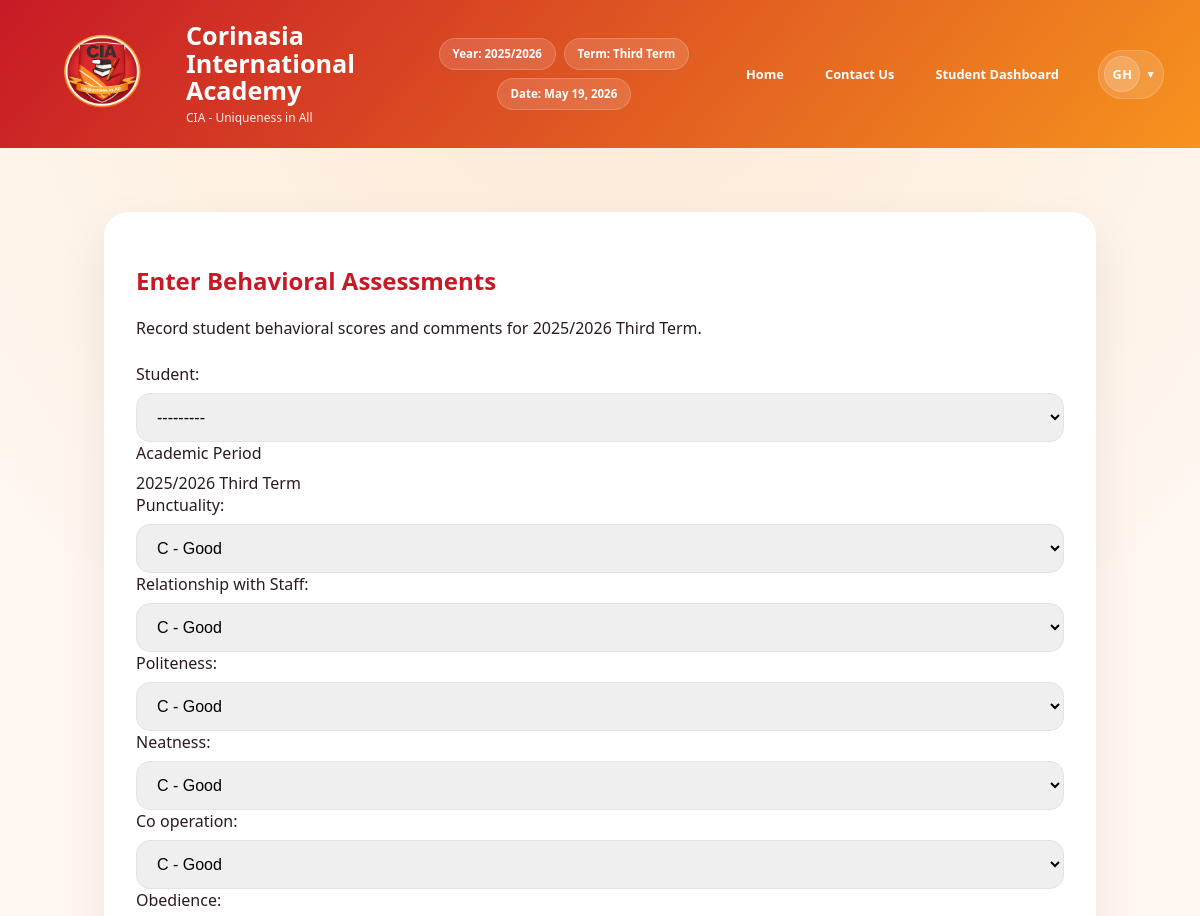
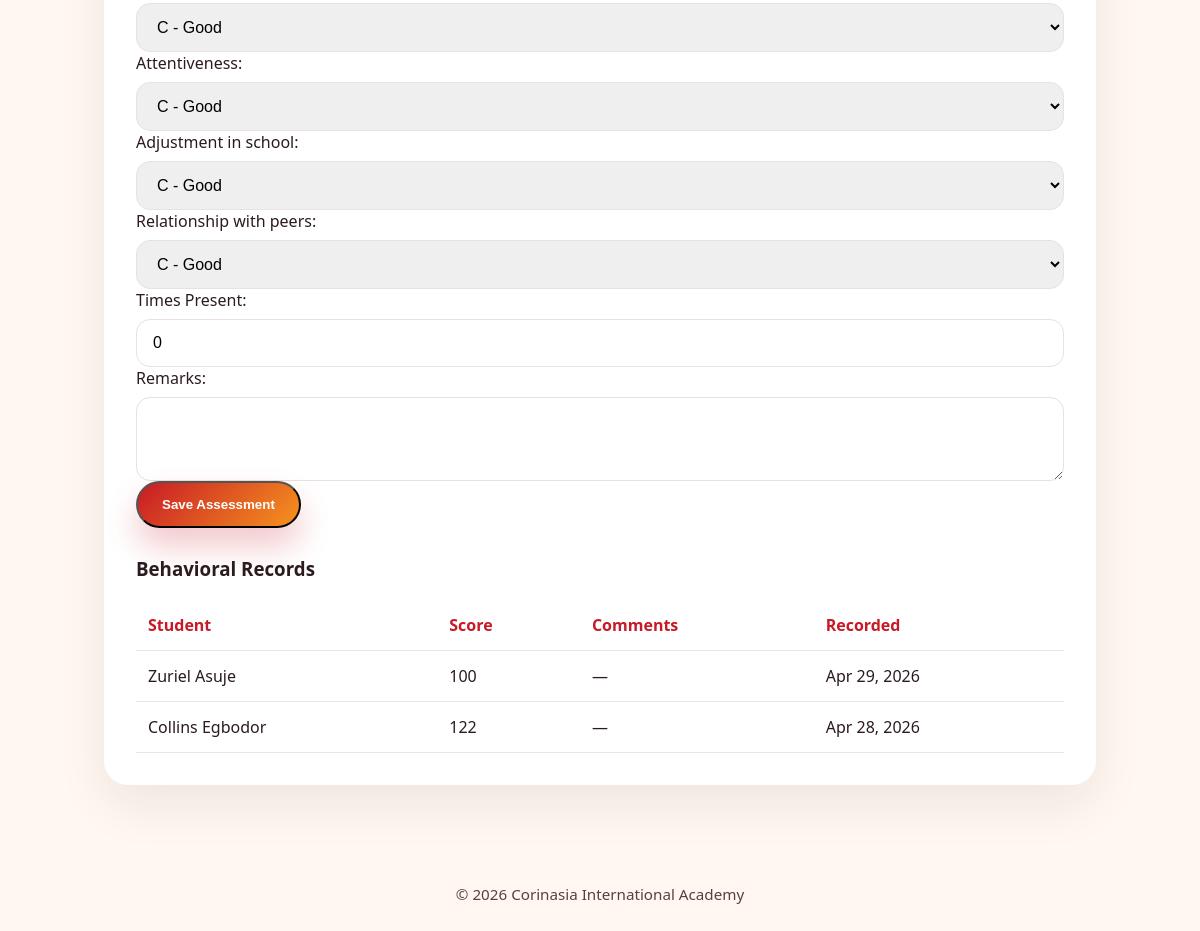
The app's page /teacher/enter-behavior/ (signed in) with its own data (2 pictures, top to bottom).
### grades/models.py (models this page shows, shortened)
class TermSetting(models.Model):
    current_academic_year = models.CharField(
        max_length=9,
        default=default_academic_year,
        validators=[validate_academic_year],
        help_text='Set the active academic year, e.g. 2025/2026'
    )
    current_term = models.CharField(
        max_length=20,
        choices=TERM_CHOICES,
        default='first_term',
        help_text='Set the currently active academic term for the portal'
    )
    updated_at = models.DateTimeField(auto_now=True)
    class Meta:
        verbose_name = 'Term Setting'
        verbose_name_plural = 'Term Settings'
    @classmethod
    def get_current_period(cls):
        term_setting = cls.objects.order_by('-updated_at').first()
        if term_setting:
            return term_setting.current_academic_year, term_setting.current_term
        return default_academic_year(), 'first_term'

class Student(models.Model):
    student_id = models.CharField(max_length=20, unique=True, db_index=True, help_text="Unique student ID")
    first_name = models.CharField(max_length=100)
    last_name = models.CharField(max_length=100)
    class_name = models.CharField(max_length=50, blank=True, null=True, help_text="Student's class (e.g., JSS1A, SS2B)")
    nationality = models.CharField(max_length=50, default='Nigeria')
    state_of_origin = models.CharField(max_length=50, blank=True, null=True)
    club_and_society = models.CharField(max_length=100, blank=True, null=True)
    sport_house = models.CharField(max_length=50, blank=True, null=True)
    date_of_birth = models.DateField(blank=True, null=True)
    enrollment_date = models.DateField(default=datetime.today)
    subjects = models.ManyToManyField('Subject', blank=True, related_name='students', help_text='Subjects the student is enrolled in for the current term')
    class Meta:
        ordering = ['last_name', 'first_name']
        verbose_name = "Student"
        verbose_name_plural = "Students"
        indexes = [
            models.Index(fields=['last_name', 'first_name']),
            models.Index(fields=['class_name']),
        ]
    def __str__(self):
        return f"{self.first_name} {self.last_name} ({self.student_id})"

class BehavioralGrade(models.Model):
    BEHAVIORAL_GRADES = [
        ('A', 'A - Excellent'),
        ('B', 'B - Very Good'),
        ('C', 'C - Good'),
        ('D', 'D - Satisfactory'),
        ('E', 'E - Needs Improvement'),
        ('F', 'F - Poor'),
    ]
    student = models.ForeignKey(Student, on_delete=models.CASCADE, related_name='behavioral_grades')
    academic_year = models.CharField(
        max_length=9,
        default=default_academic_year,
        validators=[validate_academic_year],
        help_text='Academic year for this behavioral assessment, e.g. 2025/2026'
    )
    term = models.CharField(
        max_length=20,
        choices=TERM_CHOICES,
        default='first_term',
        help_text="Academic term for the behavioral assessment"
    )
    punctuality = models.CharField(max_length=1, choices=BEHAVIORAL_GRADES, default='C')
    relationship_with_staff = models.CharField(verbose_name='Relationship with Staff', max_length=1, choices=BEHAVIORAL_GRADES, default='C')
    politeness = models.CharField(max_length=1, choices=BEHAVIORAL_GRADES, default='C')
    neatness = models.CharField(max_length=1, choices=BEHAVIORAL_GRADES, default='C')
    co_operation = models.CharField(max_length=1, choices=BEHAVIORAL_GRADES, default='C')
    obedience = models.CharField(max_length=1, choices=BEHAVIORAL_GRADES, default='C')
    attentiveness = models.CharField(max_length=1, choices=BEHAVIORAL_GRADES, default='C')
    adjustment_in_school = models.CharField(max_length=1, choices=BEHAVIORAL_GRADES, default='C')
    relationship_with_peers = models.CharField(max_length=1, choices=BEHAVIORAL_GRADES, default='C')
    times_present = models.PositiveIntegerField(verbose_name='Times Present', default=0, help_text="Number of times present during the term")
    date_recorded = models.DateTimeField(auto_now_add=True)
    last_updated = models.DateTimeField(auto_now=True)
    remarks = models.TextField(blank=True, null=True)
    class Meta:
        ordering = ['-academic_year', '-term', 'student']
        verbose_name = "Behavioral Grade"
        verbose_name_plural = "Behavioral Grades"
        unique_together = ['student', 'academic_year', 'term']
        indexes = [
            models.Index(fields=['student', 'academic_year', 'term']),
        ]

### grades/views.py (the view)
# urls.py: path('teacher/enter-behavior/', views.enter_behavioral_assessments, name='enter_behavioral_assessments'),
@login_required
@class_teacher_or_admin_required
def enter_behavioral_assessments(request):
    current_academic_year, current_term = _current_period()
    profile = getattr(request.user, 'profile', None)
    if request.method == 'POST':
        form = BehavioralGradeEntryForm(request.POST)
        if profile and profile.role == 'class_teacher' and profile.assigned_class:
            form.fields['student'].queryset = Student.objects.filter(class_name=profile.assigned_class)
        if form.is_valid():
            data = form.cleaned_data
            bg, created = BehavioralGrade.objects.update_or_create(
                student=data['student'],
                academic_year=current_academic_year,
                term=current_term,
                defaults={
                    'punctuality': data['punctuality'],
                    'relationship_with_staff': data['relationship_with_staff'],
                    'politeness': data['politeness'],
                    'neatness': data['neatness'],
                    'co_operation': data['co_operation'],
                    'obedience': data['obedience'],
                    'attentiveness': data['attentiveness'],
                    'adjustment_in_school': data['adjustment_in_school'],
                    'relationship_with_peers': data['relationship_with_peers'],
                    'times_present': data['times_present'],
                    'remarks': data['remarks'],
                }
            )
            try:
                Activity.objects.create(
                    actor=request.user,
                    action_type=Activity.ACTION_BEHAVIORAL_CREATED if created else Activity.ACTION_BEHAVIORAL_UPDATED,
                    target_student=bg.student,
                    description=f"{request.user.get_full_name() or request.user.username} {'created' if created else 'updated'} behavioral assessment for {bg.student} (term: {bg.term})",
                )
            except Exception:
                pass
            messages.success(request, 'Behavioral assessment saved successfully.')
            return redirect('enter_behavioral_assessments')
    else:
        form = BehavioralGradeEntryForm()
        if profile and profile.role == 'class_teacher' and profile.assigned_class:
            form.fields['student'].queryset = Student.objects.filter(class_name=profile.assigned_class)
    reports = BehavioralGrade.objects.filter(academic_year=current_academic_year, term=current_term).select_related('student').order_by('student__last_name')
    if profile and profile.role == 'class_teacher' and profile.assigned_class:
        reports = reports.filter(student__class_name=profile.assigned_class)
    return render(request, 'grades/enter_behavioral_assessments.html', {
        'form': form,
        'reports': reports,
        'current_term': current_term,
        'current_academic_year': current_academic_year,
        'current_term_display': _term_display(current_term),
    })

### grades/templates/grades/enter_behavioral_assessments.html (shortened to what this page needs)
{% extends 'grades/base.html' %}
{% block content %}
<div class="page-shell">
    <div class="dashboard-card">
        <h2>Enter Behavioral Assessments</h2>
        <p>Record student behavioral scores and comments for {{ current_academic_year }} {{ current_term_display }}.</p>
        <div class="teacher-form-card">
            <form method="post" novalidate>
                <div class="field-row">
                    {{ form.student.label_tag }}
                    {{ form.student }}
                </div>
                <div class="field-row">
                    <label>Academic Period</label>
                    <div>{{ current_academic_year }} {{ current_term_display }}</div>
                </div>
                <div class="field-row">
                    {{ form.punctuality.label_tag }}
                    {{ form.punctuality }}
                </div>
                <div class="field-row">
                    {{ form.relationship_with_staff.label_tag }}
                    {{ form.relationship_with_staff }}
                </div>
                <div class="field-row">
                    {{ form.politeness.label_tag }}
                    {{ form.politeness }}
                </div>
                <div class="field-row">
                    {{ form.neatness.label_tag }}
                    {{ form.neatness }}
                </div>
                <div class="field-row">
                    {{ form.co_operation.label_tag }}
                    {{ form.co_operation }}
                </div>
                <div class="field-row">
                    {{ form.obedience.label_tag }}
                    {{ form.obedience }}
                </div>
                <div class="field-row">
                    {{ form.attentiveness.label_tag }}
                    {{ form.attentiveness }}
                </div>
                <div class="field-row">
                    {{ form.adjustment_in_school.label_tag }}
                    {{ form.adjustment_in_school }}
                </div>
                <div class="field-row">
                    {{ form.relationship_with_peers.label_tag }}
                    {{ form.relationship_with_peers }}
                </div>
                <div class="field-row">
                    {{ form.times_present.label_tag }}
                    {{ form.times_present }}
                </div>
                <div class="field-row">
                    {{ form.remarks.label_tag }}
                    {{ form.remarks }}
                </div>
                <button type="submit" class="button button-primary">Save Assessment</button>
            </form>
        </div>
        <div class="grades-table" style="margin-top: 28px;">
            <h3>Behavioral Records</h3>
            {% if reports %}
                <table>
                    <thead>
                        <tr><th>Student</th><th>Score</th><th>Comments</th><th>Recorded</th></tr>
                    </thead>
                    <tbody>
                        {% for record in reports %}
                            <tr>
                                <td>{{ record.student.first_name }} {{ record.student.last_name }}</td>
                                <td>{{ record.times_present }}</td>
                                <td>{{ record.remarks|default:'—' }}</td>
                                <td>{{ record.date_recorded|date:'M j, Y' }}</td>
                            </tr>
                        {% endfor %}
                    </tbody>
                </table>
            {% else %}
                <p class="empty-state">No behavioral records have been created yet.</p>
            {% endif %}
        </div>
    </div>
</div>
{% endblock %}

### grades/templates/grades/base.html (shortened to what this page needs)
{% load static %}
<!DOCTYPE html>
<html lang="en">
<head>
    <link rel="stylesheet" href="{% static 'grades/css/style.css' %}">
</head>
<body>
    <header class="site-header">
        <div class="site-header-inner">
            <a class="brand" href="{% url 'home' %}">
                <img src="{% static 'logo2.png' %}" alt="CIA Logo" class="brand-logo">
                <div class="brand-copy">
                    <h1>Corinasia International Academy</h1>
                    <p>CIA - Uniqueness in All</p>
                </div>
            </a>
            <div class="header-meta">
                <span class="header-pill">Year: {{ portal_current_academic_year }}</span>
                <span class="header-pill">Term: {{ portal_current_term_display }}</span>
                <span class="header-pill">Date: {{ portal_current_date|date:'M j, Y' }}</span>
            </div>
            <nav class="top-nav" id="primary-navigation">
                <a href="{% url 'home' %}">Home</a>
                <a href="#contact">Contact Us</a>
                {% if user.is_authenticated %}
                    {% if portal_user_profile %}
                        {% if portal_user_profile.role == 'class_teacher' or portal_user_profile.role == 'subject_teacher' %}
                            <a href="{% url 'teacher_dashboard' %}">Teacher Dashboard</a>
                        {% elif portal_user_profile.role == 'admin' %}
                            <a href="{% url 'admin:index' %}">Admin Dashboard</a>
                        {% else %}
                            <a href="{% url 'student_dashboard' %}">Student Dashboard</a>
                        {% endif %}
                    {% else %}
                        <a href="{% url 'student_dashboard' %}">Student Dashboard</a>
                    {% endif %}
                {% else %}
                    <a href="{% url 'login' %}">Login</a>
                {% endif %}
            </nav>
            <div class="header-actions">
                {% if user.is_authenticated %}
                    <div class="account-menu">
                        <button class="account-toggle" type="button" aria-controls="account-dropdown" aria-haspopup="menu" aria-expanded="false" aria-label="Open profile menu for {{ portal_user_display_name }}">
                            <span class="account-avatar" aria-hidden="true">{{ portal_user_initials }}</span>
                            <span class="account-chevron" aria-hidden="true">&#9662;</span>
                        </button>
                    </div>
                {% endif %}
            </div>
        </div>
    </header>
    <main class="page-shell">
        {% block content %}{% endblock %}
    </main>
    <footer class="site-footer">
        <p>&copy; {% now 'Y' %} Corinasia International Academy</p>
    </footer>
</body>
</html>

### records on screen
TermSetting: current_academic_year "2025/2026"
Student: student "---------"
BehavioralGrade: student.first_name "Zuriel", student.last_name "Asuje", times_present "100", remarks "—", date_recorded "Apr 29, 2026"
BehavioralGrade: student.first_name "Collins", student.last_name "Egbodor", times_present "122", remarks "—", date_recorded "Apr 28, 2026"

### other values on screen
{{ portal_current_term_display }} "Third Term"
{{ portal_current_date|date:'M j, Y' }} "May 19, 2026"
{{ portal_user_initials }} "GH"
{{ current_term_display }} "Third Term"
